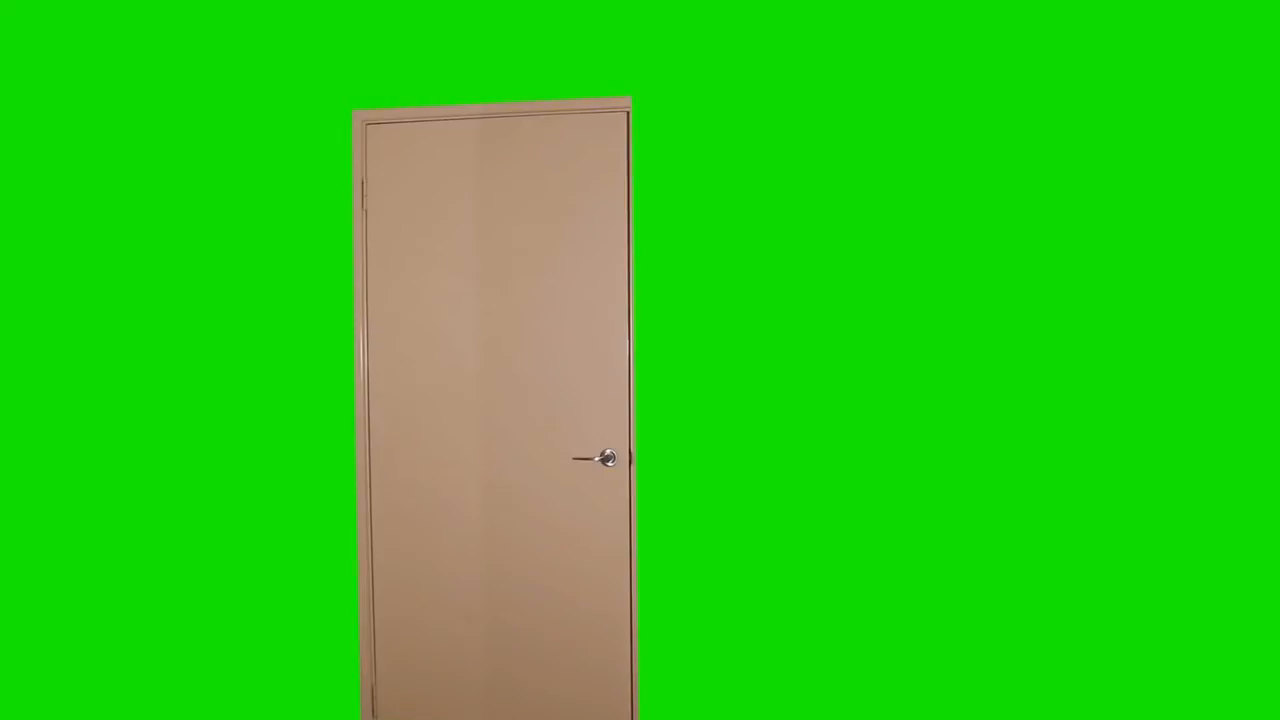
#> input picture frame 36 of lecture files/Kristo/good_img_processing_vid.mp4, 1280 x 720 px, given in place of Robots.mp4, which was not available
$ jupyter execute 'Weekly project.ipynb'
#> lines starting #> are read from the running program, lines starting #| are printed output that depends on the picture; after the words box and inside, x2 and y2 are one past the last pixel; in counts of white or black regions, pixels touching at a corner belong together; pictures that were not available may be replaced by others from this repository, and a replacement may not be noted
[cell 1]
import cv2
import numpy as np
from matplotlib import pyplot as plt

[cell 2]
cap = cv2.VideoCapture('Robots.mp4')
ret, frame1 = cap.read()
#> frame1 is the input picture: shape (720, 1280, 3); mean B, G, R 21.6, 202.8, 42.1
prvs = cv2.cvtColor(frame1,cv2.COLOR_BGR2GRAY)
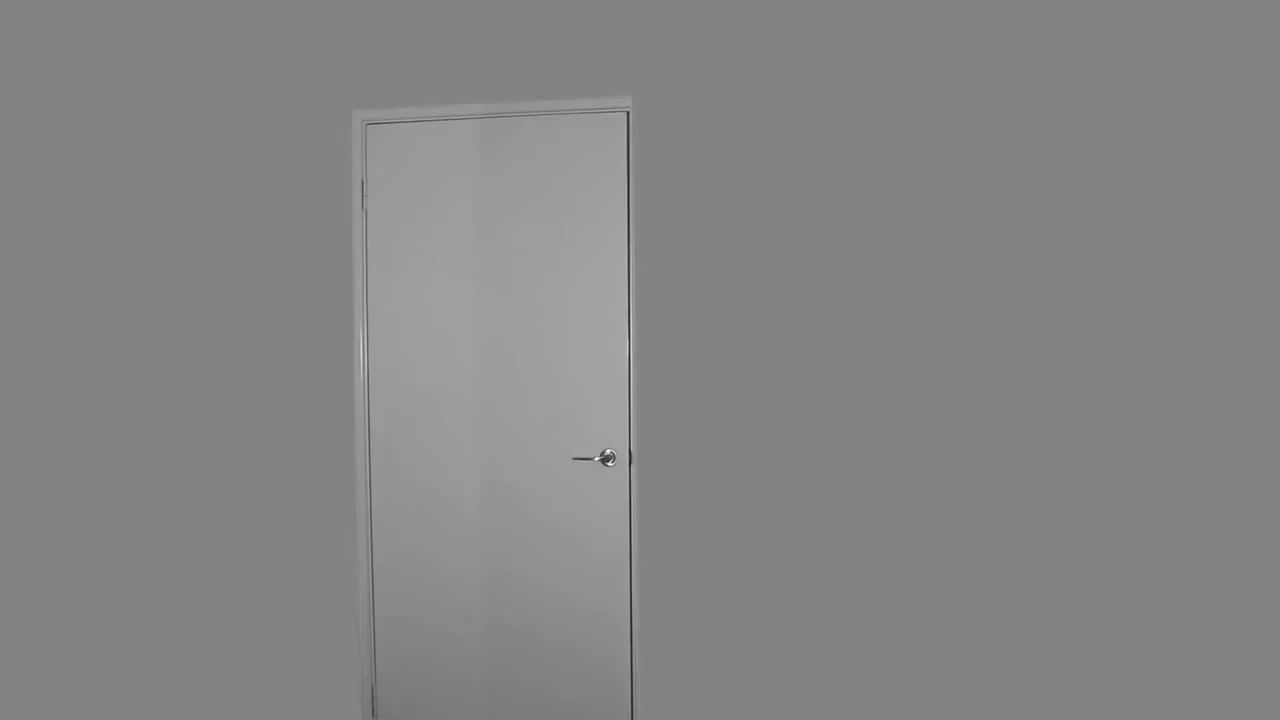
#> prvs: shape (720, 1280); min 27, max 254, mean 134.1
hsv = np.zeros_like(frame1)
hsv[...,1] = 255
while(1):
    ret, frame2 = cap.read()
    next = cv2.cvtColor(frame2,cv2.COLOR_BGR2GRAY)
    flow = cv2.calcOpticalFlowFarneback(prvs,next, None, 0.5, 3, 15, 3, 5, 1.2, 0)
    mag, ang = cv2.cartToPolar(flow[...,0], flow[...,1])
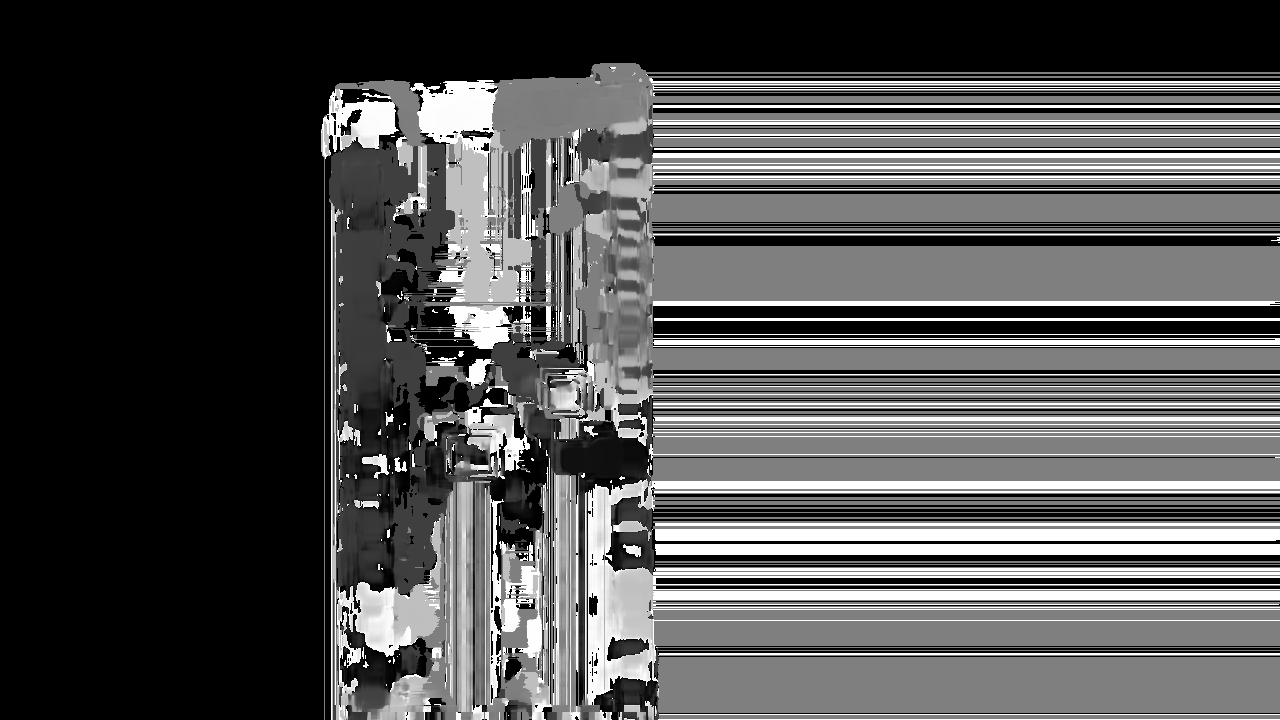
#> ang: shape (720, 1280) float32; min 0, max 6.28, mean 2; drawn with min black and max white
    hsv[...,0] = ang*180/np.pi/2
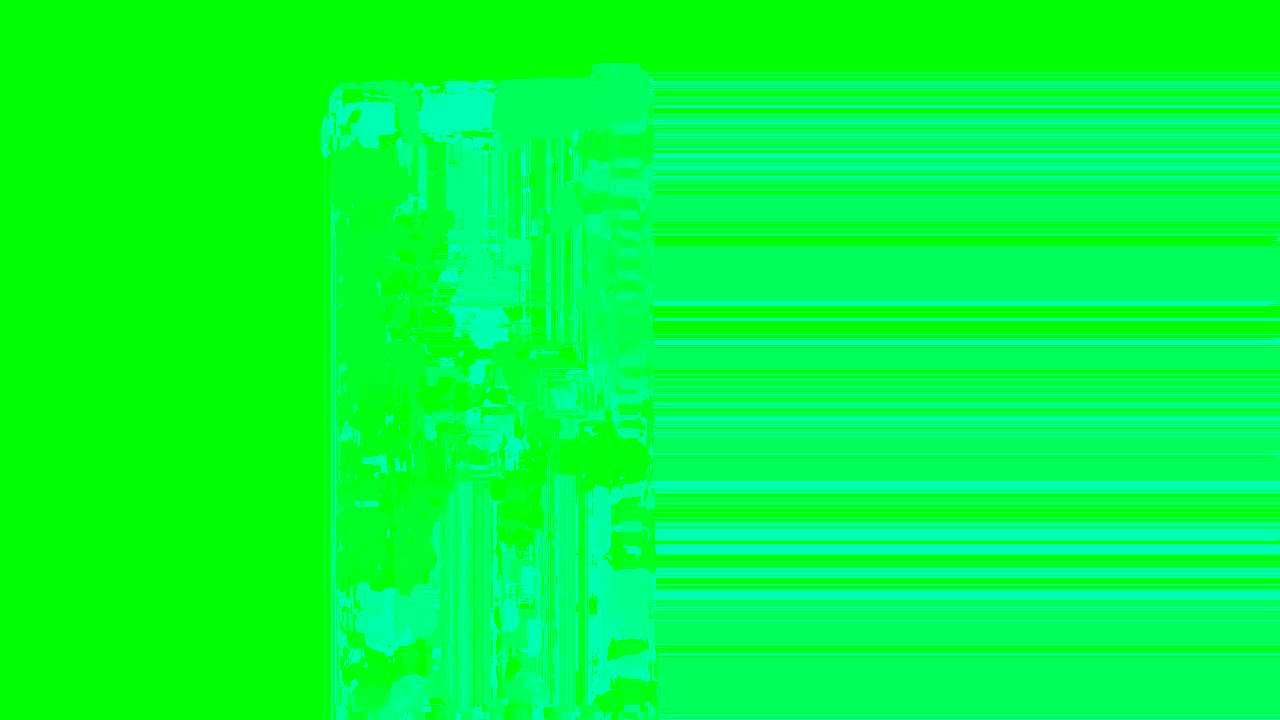
#> hsv: shape (720, 1280, 3); mean of channels 0, 1, 2 57.3, 255, 0; drawn as B, G, R
    hsv[...,2] = cv2.normalize(mag,None,0,255,cv2.NORM_MINMAX)
#> hsv: shape (720, 1280, 3); 0.08% of pixels changed, all inside (x1, y1, x2, y2) = (352, 391, 644, 720)
    bgr = cv2.cvtColor(hsv,cv2.COLOR_HSV2BGR)
    cv2.imshow('frame2',bgr)
    k = cv2.waitKey(20) & 0xff
#> (key q is pressed here)
    if k == ord('q'):
        break
    elif k == ord('s'):
        cv2.imwrite('opticalfb.png',frame2)
        cv2.imwrite('opticalhsv.png',bgr)
    prvs = next

cv2.destroyAllWindows()
